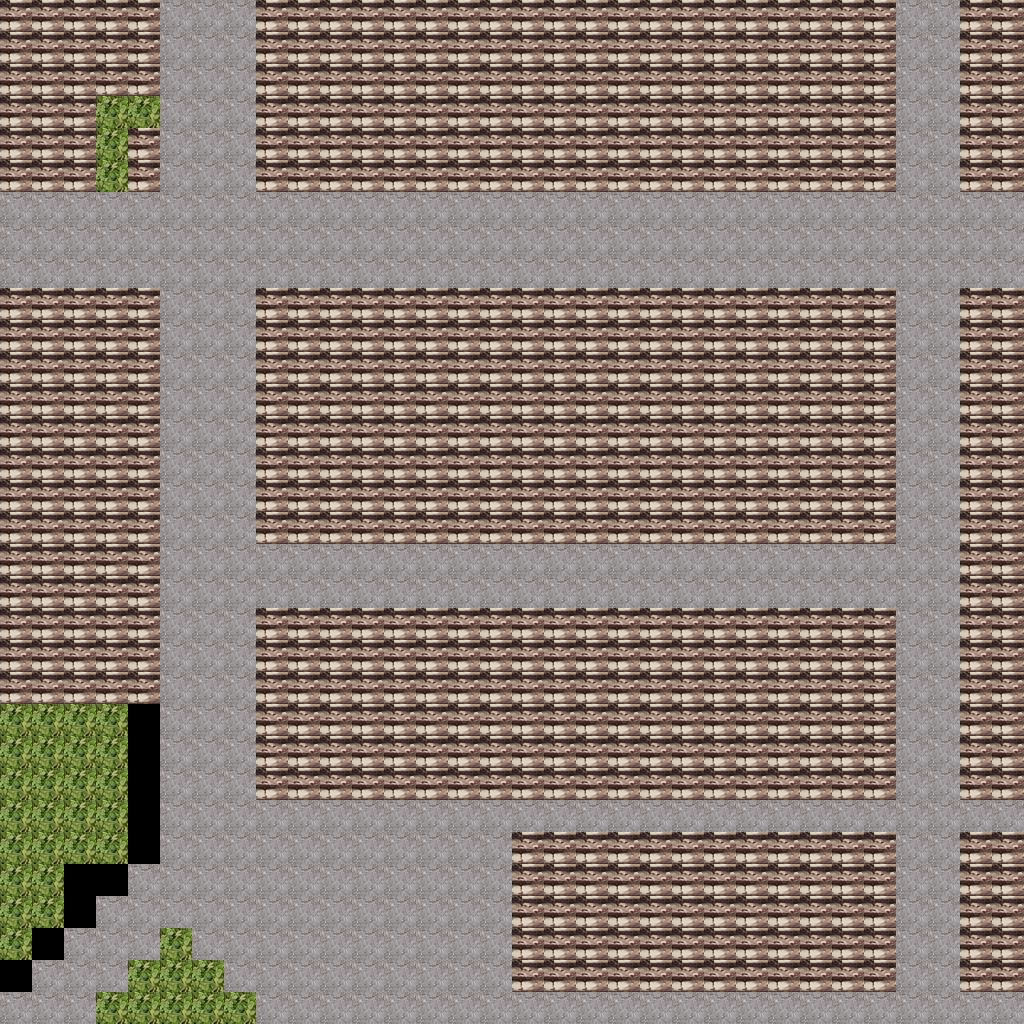

Rendered tile map (Tiled .tmx) drawn with the repository's tilesets; below, a short description and the full map source, tile grids included:
An orthogonal 32x32 tile map with 32x32 px tiles, 1 tile layer (Слой тайлов 1), 3 tilesets.

<map version="1.5" tiledversion="1.7.2" orientation="orthogonal" renderorder="right-down" width="32" height="32" tilewidth="32" tileheight="32" infinite="0" nextlayerid="2" nextobjectid="1">
 <tileset firstgid="1" source="tiles/dirt 1.tsx" />
 <tileset firstgid="226" source="tiles/clover 1.tsx" />
 <tileset firstgid="451" source="tiles/tile roof 1.tsx" />
 <layer id="1" name="Слой тайлов 1" width="32" height="32">
  <data encoding="csv">
451,451,451,451,451,1,1,1,451,451,451,451,451,451,451,451,451,451,451,451,451,451,451,451,451,451,451,451,1,1,451,451,
451,451,451,451,451,1,1,1,451,451,451,451,451,451,451,451,451,451,451,451,451,451,451,451,451,451,451,451,1,1,451,451,
451,451,451,451,451,1,1,1,451,451,451,451,451,451,451,451,451,451,451,451,451,451,451,451,451,451,451,451,1,1,451,451,
451,451,451,226,226,1,1,1,451,451,451,451,451,451,451,451,451,451,451,451,451,451,451,451,451,451,451,451,1,1,451,451,
451,451,451,226,451,1,1,1,451,451,451,451,451,451,451,451,451,451,451,451,451,451,451,451,451,451,451,451,1,1,451,451,
451,451,451,226,451,1,1,1,451,451,451,451,451,451,451,451,451,451,451,451,451,451,451,451,451,451,451,451,1,1,451,451,
1,1,1,1,1,1,1,1,1,1,1,1,1,1,1,1,1,1,1,1,1,1,1,1,1,1,1,1,1,1,1,1,
1,1,1,1,1,1,1,1,1,1,1,1,1,1,1,1,1,1,1,1,1,1,1,1,1,1,1,1,1,1,1,1,
1,1,1,1,1,1,1,1,1,1,1,1,1,1,1,1,1,1,1,1,1,1,1,1,1,1,1,1,1,1,1,1,
451,451,451,451,451,1,1,1,451,451,451,451,451,451,451,451,451,451,451,451,451,451,451,451,451,451,451,451,1,1,451,451,
451,451,451,451,451,1,1,1,451,451,451,451,451,451,451,451,451,451,451,451,451,451,451,451,451,451,451,451,1,1,451,451,
451,451,451,451,451,1,1,1,451,451,451,451,451,451,451,451,451,451,451,451,451,451,451,451,451,451,451,451,1,1,451,451,
451,451,451,451,451,1,1,1,451,451,451,451,451,451,451,451,451,451,451,451,451,451,451,451,451,451,451,451,1,1,451,451,
451,451,451,451,451,1,1,1,451,451,451,451,451,451,451,451,451,451,451,451,451,451,451,451,451,451,451,451,1,1,451,451,
451,451,451,451,451,1,1,1,451,451,451,451,451,451,451,451,451,451,451,451,451,451,451,451,451,451,451,451,1,1,451,451,
451,451,451,451,451,1,1,1,451,451,451,451,451,451,451,451,451,451,451,451,451,451,451,451,451,451,451,451,1,1,451,451,
451,451,451,451,451,1,1,1,451,451,451,451,451,451,451,451,451,451,451,451,451,451,451,451,451,451,451,451,1,1,451,451,
451,451,451,451,451,1,1,1,1,1,1,1,1,1,1,1,1,1,1,1,1,1,1,1,1,1,1,1,1,1,451,451,
451,451,451,451,451,1,1,1,1,1,1,1,1,1,1,1,1,1,1,1,1,1,1,1,1,1,1,1,1,1,451,451,
451,451,451,451,451,1,1,1,451,451,451,451,451,451,451,451,451,451,451,451,451,451,451,451,451,451,451,451,1,1,451,451,
451,451,451,451,451,1,1,1,451,451,451,451,451,451,451,451,451,451,451,451,451,451,451,451,451,451,451,451,1,1,451,451,
451,451,451,451,451,1,1,1,451,451,451,451,451,451,451,451,451,451,451,451,451,451,451,451,451,451,451,451,1,1,451,451,
226,226,226,226,0,1,1,1,451,451,451,451,451,451,451,451,451,451,451,451,451,451,451,451,451,451,451,451,1,1,451,451,
226,226,226,226,0,1,1,1,451,451,451,451,451,451,451,451,451,451,451,451,451,451,451,451,451,451,451,451,1,1,451,451,
226,226,226,226,0,1,1,1,451,451,451,451,451,451,451,451,451,451,451,451,451,451,451,451,451,451,451,451,1,1,451,451,
226,226,226,226,0,1,1,1,1,1,1,1,1,1,1,1,1,1,1,1,1,1,1,1,1,1,1,1,1,1,1,1,
226,226,226,226,0,1,1,1,1,1,1,1,1,1,1,1,451,451,451,451,451,451,451,451,451,451,451,451,1,1,451,451,
226,226,0,0,1,1,1,1,1,1,1,1,1,1,1,1,451,451,451,451,451,451,451,451,451,451,451,451,1,1,451,451,
226,226,0,1,1,1,1,1,1,1,1,1,1,1,1,1,451,451,451,451,451,451,451,451,451,451,451,451,1,1,451,451,
226,0,1,1,1,226,1,1,1,1,1,1,1,1,1,1,451,451,451,451,451,451,451,451,451,451,451,451,1,1,451,451,
0,1,1,1,226,226,226,1,1,1,1,1,1,1,1,1,451,451,451,451,451,451,451,451,451,451,451,451,1,1,451,451,
1,1,1,226,226,226,226,226,1,1,1,1,1,1,1,1,1,1,1,1,1,1,1,1,1,1,1,1,1,1,1,1
</data>
 </layer>
</map>
